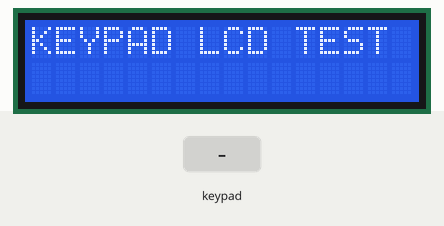
Recording of a sketch running on a simulated Arduino Uno, built with avr-gcc and run on an emulated ATmega328P. Parts: 16×2 character LCD. The test bench sets the inputs (shaded band). The modem accepts every AT command (registered, SIM ready, sends succeed) and sends nothing else; what the sketch prints to the serial monitor is not drawn.

Above: at 1.2 s.
1.3 s: keypad keys 8 7 6 5 pressed 0.4 s apart
At 3.3 s:
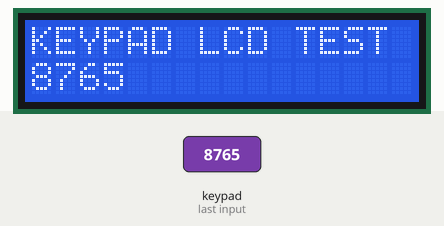
4.4 s: key '1' pressed
At 4.7 s:
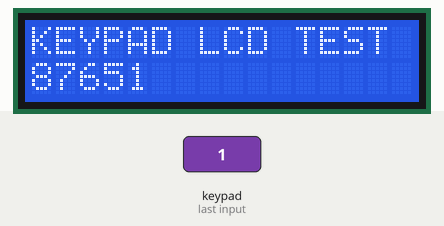
5.9 s: keypad keys 8 7 6 5 # pressed 0.4 s apart
At 8.4 s:
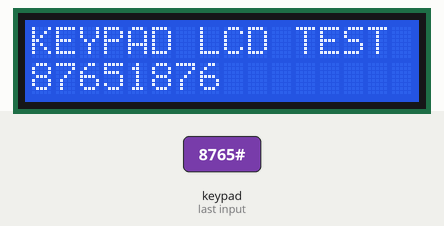
9.4 s: keypad keys 8 7 6 5 * pressed 0.4 s apart
At 11.9 s:
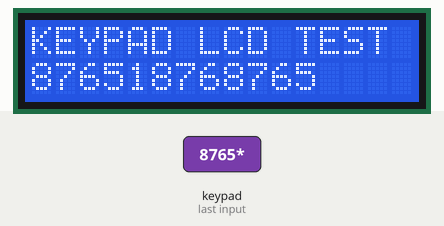
12.9 s: keypad keys 1 3 9 7 pressed 0.4 s apart
At 18.3 s:
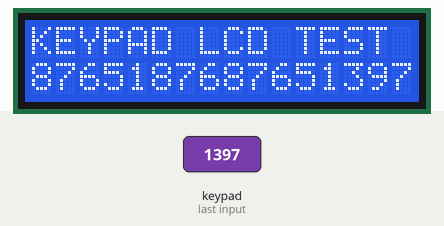
Timing chart, 0 to 19.8 s (numbered marks = the images above; inputs shaded):
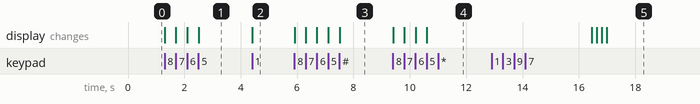

The sketch:

lcd_plus_keypad_plus_gsm.ino
```cpp
#include <Key.h>
#include <Keypad.h>


#include <LiquidCrystal.h>
#include <SoftwareSerial.h>

// GSM with arduino UNO connection
// Arduino pin 12 with GSM Tx
// Arduino pin 13 with GSM Rx
// Arduino gnd with GSM gnd
// GSM gnd and 5V with serial to USB converter gnd and 5V respectively


// initialize the library with the numbers of the interface pins
SoftwareSerial SIM900(12, 13); //12 -> tx 13 -> rx

LiquidCrystal lcd(A0,A1,A2,A3,A4,A5);

const byte ROWS = 4; // Four rows

const byte COLS = 3; // Three columns

 int n = 0;

char number[16] = {};

// Define the Keymap

char keys[ROWS][COLS] = {

  {'1','2','3'},

  {'4','5','6'},

  {'7','8','9'},

  {'*','0','#'}

};

// Connect keypad ROW0, ROW1, ROW2 and ROW3 to these Arduino pins.
// SEX: connect pin 1 to key pad to pin 2 arduino

byte rowPins[ROWS] = { 8, 7, 6, 5 };

// Connect keypad COL0, COL1 and COL2 to these Arduino pins.

byte colPins[COLS] = { 4, 3, 2 };

//  Create the Keypad

Keypad kpd = Keypad( makeKeymap(keys), rowPins, colPins, ROWS, COLS );

void setup()

{
  Serial.begin(9600);
  lcd.begin(16, 2);
  lcd.print("KEYPAD LCD TEST");
  SIM900.begin(19200);
}

void loop()

{

  char key = kpd.waitForKey(); //storing pressed key value in a char

  if (key != NO_KEY)

  {
        Serial.println(key);
        // set the cursor to column 0, line 1
        // (note: line 1 is the second row, since counting begins with 0):
        lcd.setCursor(n, 1);
        // print the number of seconds since reset:
        if(key == '#' && n != 0){
          n--;
          lcd.setCursor(n, 1);
          lcd.print(' ');
          number[n] = ' ';
          Serial.println(number);
        }
        else if (key != '#' && key != '*' && n!=16) {
           lcd.print(key);
           number[n] = key;
           n++;
           Serial.println(number);
        }
        else if(key == '*'){
           sendSMS();
        }

    }

}


void sendSMS() {
  // AT command to set SIM900 to SMS mode
  SIM900.print("AT+CMGF=1\r");
  delay(100);

  // REPLACE THE X's WITH THE RECIPIENT'S MOBILE NUMBER
  // USE INTERNATIONAL FORMAT CODE FOR MOBILE NUMBERS
  String tmp1 = "AT + CMGS = \"+39";
  String tmp2 = number;
  String tmp3 = "\";";
  String tmp = tmp1 + tmp2 + tmp3;
  SIM900.println(tmp);
  delay(100);
  Serial.println(tmp);
  // REPLACE WITH YOUR OWN SMS MESSAGE CONTENT
  SIM900.println("COGLIONE");
  delay(100);

  // End AT command with a ^Z, ASCII code 26
  SIM900.println((char)26);
  delay(100);
  SIM900.println();
  // Give module time to send SMS
  delay(5000);
}
```

Measured:
- after the input at 1.3 s, the display: first changes at once (image 1 shows a later state)
- after the input at 4.4 s, the display: changes at once (image 2)
- after the input at 5.9 s, the display: first changes at once (image 3 shows a later state)
- after the input at 9.4 s, the display: first changes at once (image 4 shows a later state)
- after the input at 12.9 s, the display: first changes after 3.6 s (image 5 shows a later state)
